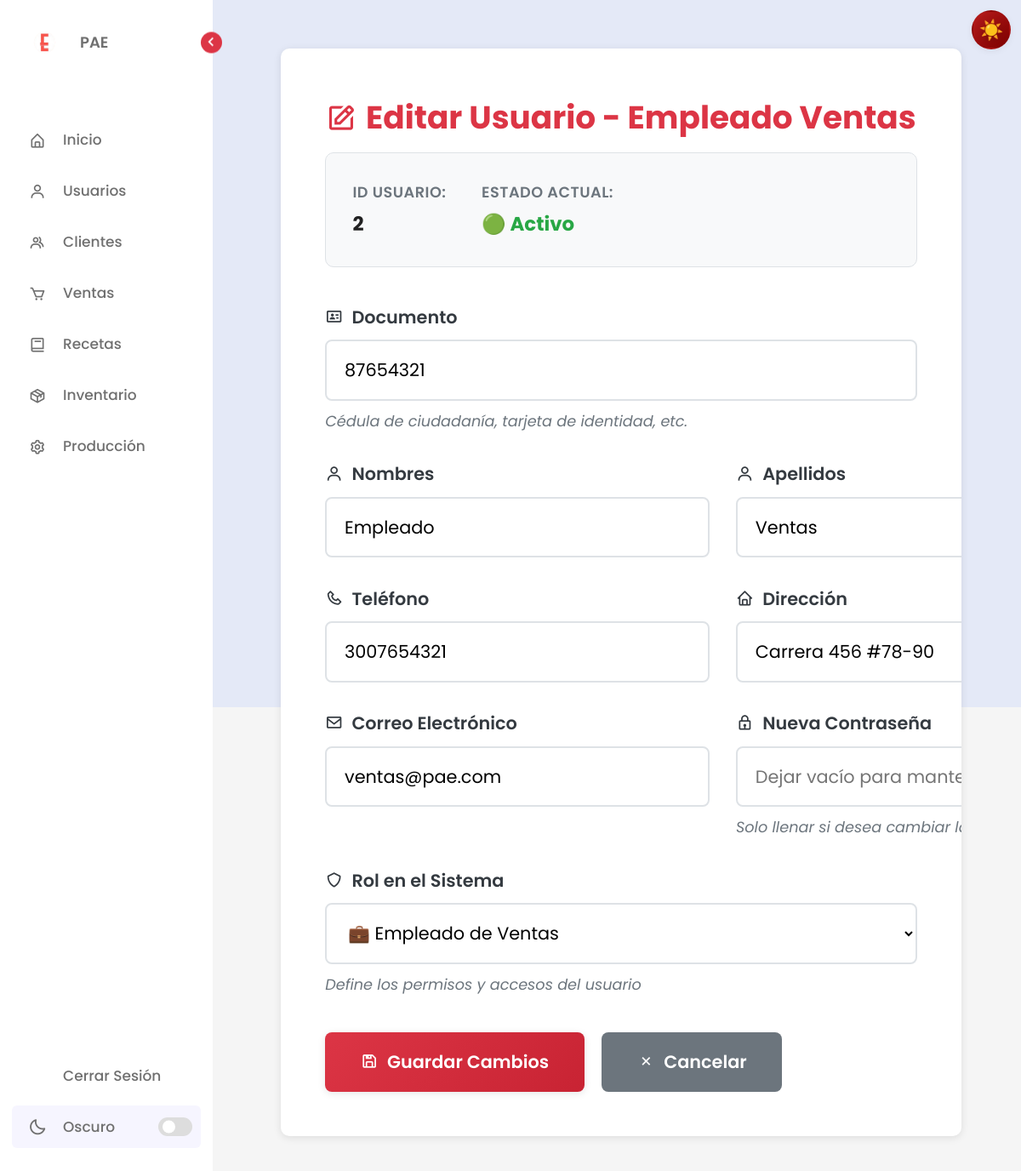
The page /usuarios/editar/2/ (signed in) on the database its author committed.
### modelos/usuarios/models.py (models this page shows, shortened)
class Usuario(models.Model):
    ROL_CHOICES = [
        ('A', 'Administrador'),
        ('EP', 'Empleado Producción'),
        ('EV', 'Empleado Ventas'),
    ]
    ESTADO_CHOICES = [
        ('A', 'Activo'),
        ('I', 'Inactivo'),
    ]
    id_usu = models.AutoField(
        primary_key=True,
        db_column='id_usu',
        verbose_name='ID Usuario'
    )
    documento = models.IntegerField(
        unique=True,
        null=True,  # Temporalmente nullable para migraciones
        blank=True,
        verbose_name='Documento',
        help_text='Número de identificación (Cédula, TI, etc.)'
    )
    nombres = models.CharField(
        max_length=50,
        verbose_name='Nombres',
        help_text='Nombres completos del usuario',
        default='Sin nombre'
    )
    apellidos = models.CharField(
        max_length=50,
        verbose_name='Apellidos',
        help_text='Apellidos completos del usuario',
        default='Sin apellido'
    )
    telefono = models.BigIntegerField(
        verbose_name='Teléfono',
        default=0
    )
    direccion = models.CharField(
        max_length=100,
        verbose_name='Dirección',
        default='Sin dirección'
    )
    correo = models.EmailField(
        max_length=100,
        unique=True,
        verbose_name='Correo Electrónico',
        default='usuario@ejemplo.com'
    )
    rol = models.CharField(
        max_length=2,
        choices=ROL_CHOICES,
        verbose_name='Rol',
        help_text='Rol del usuario en el sistema',
        default='EV'
    )
    password = models.CharField(
        max_length=256,
        verbose_name='Contraseña',
        default='sin_password'
    )
    estado = models.CharField(
        max_length=1,
        choices=ESTADO_CHOICES,
        default='A',
        verbose_name='Estado'
    )
    class Meta:
        db_table = 'usuarios'
        verbose_name = 'Usuario'
        verbose_name_plural = 'Usuarios'
        ordering = ['nombres', 'apellidos']
    @property
    def nombre_completo(self):
        return f"{self.nombres} {self.apellidos}"

### modelos/usuarios/views.py (the view, shortened to what this page needs)
# urls.py: path('editar/<int:id_usuario>/', views.editar_usuario, name='editar'),
def editar_usuario(request, id_usuario):
    usuario = get_object_or_404(Usuario, id_usu=id_usuario)
    return render(request, 'usuarios/editar_usuario.html', {'usuario': usuario})

### templates/usuarios/editar_usuario.html (shortened to what this page needs)
{% extends 'base.html' %}
{% load static %}
{% block extra_css %}
<link rel="stylesheet" href="{% static 'css/usuarios.css' %}?v=3">
{% endblock %}
{% block content %}
<section class="home">
    <div class="form-center-wrapper">
        <div class="card-form">
        <div class="formulario">
            <h2>
                <i class='bx bx-edit'></i>
                Editar Usuario - {{ usuario.nombre_completo }}
            </h2>
            <form method="post" class="form-usuario">
                <div class="info-panel">
                    <div class="info-item">
                        <span class="label">ID Usuario:</span>
                        <span class="value">{{ usuario.id_usu }}</span>
                    </div>
                    <div class="info-item">
                        <span class="label">Estado Actual:</span>
                        <span class="value estado-{% if usuario.estado == 'A' %}activo{% else %}inactivo{% endif %}">
                            {% if usuario.estado == 'A' %}🟢 Activo{% else %}🔴 Inactivo{% endif %}
                        </span>
                    </div>
                </div>
                <div class="fila">
                    <div class="campo full">
                        <label for="documento">
                            <i class='bx bx-id-card'></i>
                            Documento
                        </label>
                        <input type="number"
                               id="documento"
                               name="documento"
                               required
                               placeholder="Número de documento"
                               class="input"
                               value="{{ usuario.documento }}">
                        <span class="help-text">Cédula de ciudadanía, tarjeta de identidad, etc.</span>
                    </div>
                </div>
                <div class="fila dos-columnas">
                    <div class="campo">
                        <label for="nombres">
                            <i class='bx bx-user'></i>
                            Nombres
                        </label>
                        <input type="text"
                               id="nombres"
                               name="nombres"
                               required
                               placeholder="Nombres completos"
                               class="input"
                               value="{{ usuario.nombres }}">
                    </div>
                    <div class="campo">
                        <label for="apellidos">
                            <i class='bx bx-user'></i>
                            Apellidos
                        </label>
                        <input type="text"
                               id="apellidos"
                               name="apellidos"
                               required
                               placeholder="Apellidos completos"
                               class="input"
                               value="{{ usuario.apellidos }}">
                    </div>
                </div>
                <div class="fila dos-columnas">
                    <div class="campo">
                        <label for="telefono">
                            <i class='bx bx-phone'></i>
                            Teléfono
                        </label>
                        <input type="tel"
                               id="telefono"
                               name="telefono"
                               required
                               placeholder="3001234567"
                               class="input"
                               value="{{ usuario.telefono }}">
                    </div>
                    <div class="campo">
                        <label for="direccion">
                            <i class='bx bx-home'></i>
                            Dirección
                        </label>
                        <input type="text"
                               id="direccion"
                               name="direccion"
                               required
                               placeholder="Dirección completa"
                               class="input"
                               value="{{ usuario.direccion }}">
                    </div>
                </div>
                <div class="fila dos-columnas">
                    <div class="campo">
                        <label for="correo">
                            <i class='bx bx-envelope'></i>
                            Correo Electrónico
                        </label>
                        <input type="email"
                               id="correo"
                               name="correo"
                               required
                               placeholder="usuario@ejemplo.com"
                               class="input"
                               value="{{ usuario.correo }}">
                    </div>
                    <div class="campo">
                        <label for="password">
                            <i class='bx bx-lock'></i>
                            Nueva Contraseña
                        </label>
                        <div class="password-wrapper">
                            <input type="password"
                                   id="password"
                                   name="password"
                                   placeholder="Dejar vacío para mantener actual"
                                   class="input">
                        </div>
                        <span class="help-text">Solo llenar si desea cambiar la contraseña</span>
                    </div>
                </div>
                <div class="fila">
                    <div class="campo full">
                        <label for="rol">
                            <i class='bx bx-shield'></i>
                            Rol en el Sistema
                        </label>
                        <select id="rol" name="rol" required class="select">
                            <option value="EV" {% if usuario.rol == 'EV' %}selected{% endif %}>
                                💼 Empleado de Ventas
                            </option>
                        </select>
                        <span class="help-text">Define los permisos y accesos del usuario</span>
                    </div>
                </div>
                <div class="botones">
                    <button type="submit" class="btn-primario">
                        <i class='bx bx-save'></i>
                        Guardar Cambios
                    </button>
                    <a href="{% url 'usuarios:index' %}" class="btn-secundario">
                        <i class='bx bx-x'></i>
                        Cancelar
                    </a>
                </div>
            </form>
        </div>
        </div>
    </div>
</section>
{% endblock %}

### static/css/navbar.css (style rules this page uses)
:root { --body-color: #E4E9F7; --sidebar-color: #FFF; --primary-color: #b71c1c; --primary-color-light: #F6F5FF; --toggle-color: #DDD; --text-color: #707070; --tran-03: all 0.2s ease; --tran-03: all 0.3s ease; --tran-04: all 0.3s ease; --tran-05: all 0.3s ease; }
body { min-height: 100vh; background-color: var(--body-color); transition: var(--tran-05); font-family: 'Poppins', sans-serif; }
.home { position: absolute; top: 0; left: 250px; height: 100vh; width: calc(100% - 250px); background-color: var(--body-color); transition: var(--tran-05); }

### static/css/estilos.css (style rules this page uses)
:root { --color-principal: #b71c1c; --color-principal-hover: #7f0000; --fondo-principal: #121212; --fondo-secundario: #1E1E1E; --texto-principal: #EAEAEA; --texto-secundario: #A8A8A8; --color-borde: #2C2C2C; --sombra-card: 0 2px 10px rgba(0,0,0,0.1); }
* { margin: 0; padding: 0; box-sizing: border-box; font-family: "Poppins", 'Segoe UI', Tahoma, Geneva, Verdana, sans-serif; }
html { scroll-behavior: smooth; height: 100%; font-size: 130%; }
body { background-color: #f5f5f5; color: #212121; line-height: 1.6; min-height: 100vh; }

### static/css/theme.css (style rules this page uses)
:root { --bg: #f5f5f5; --bg-alt: #ffffff; --text: #212121; --text-soft: #666666; --border: #dddddd; --accent: var(--color-principal, #b71c1c); --accent-hover: var(--color-principal-hover, #7f0000); --radius: 14px; --shadow-sm: 0 2px 8px rgba(0,0,0,.06); --shadow-md: 0 8px 28px -6px rgba(0,0,0,.18); --gradient-accent: linear-gradient(135deg,var(--accent),var(--accent-hover)); --transition-base: .25s cubic-bezier(.4,0,.2,1); }
html, body { background: var(--bg); color: var(--text); }
* { transition: background-color var(--transition-base), color var(--transition-base), border-color var(--transition-base); }
.password-wrapper { position:relative; }

### rows shown on the page
Usuario: nombre_completo "Empleado Ventas", id_usu "2", documento "87654321", nombres "Empleado", apellidos "Ventas", telefono "3007654321", direccion "Carrera 456 #78-90", correo "ventas@pae.com", rol "💼 Empleado de Ventas"
